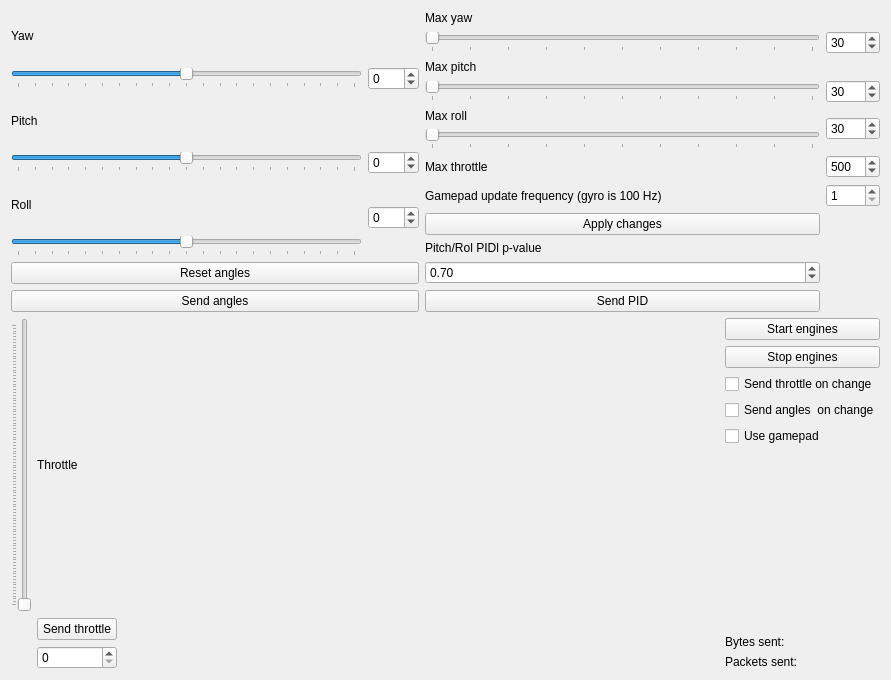
<?xml version="1.0" encoding="UTF-8"?>
<ui version="4.0">
 <class>Form</class>
 <widget class="QWidget" name="Form">
  <property name="geometry">
   <rect>
    <x>0</x>
    <y>0</y>
    <width>891</width>
    <height>680</height>
   </rect>
  </property>
  <property name="windowTitle">
   <string>Form</string>
  </property>
  <layout class="QGridLayout" name="gridLayout_4">
   <item row="3" column="1">
    <layout class="QVBoxLayout" name="verticalLayout">
     <property name="leftMargin">
      <number>300</number>
     </property>
     <item>
      <layout class="QHBoxLayout" name="horizontalLayout_2"/>
     </item>
     <item>
      <widget class="QPushButton" name="start_btn">
       <property name="text">
        <string>Start engines</string>
       </property>
      </widget>
     </item>
     <item>
      <widget class="QPushButton" name="stop_btn">
       <property name="text">
        <string>Stop engines</string>
       </property>
      </widget>
     </item>
     <item>
      <widget class="QCheckBox" name="throttle_sendOnChange_bool">
       <property name="text">
        <string>Send throttle on change</string>
       </property>
      </widget>
     </item>
     <item>
      <widget class="QCheckBox" name="angles_sendOnChange_bool">
       <property name="text">
        <string>Send angles  on change</string>
       </property>
      </widget>
     </item>
     <item>
      <widget class="QCheckBox" name="use_gamepad_bool">
       <property name="text">
        <string>Use gamepad</string>
       </property>
      </widget>
     </item>
     <item>
      <spacer name="verticalSpacer">
       <property name="orientation">
        <enum>Qt::Vertical</enum>
       </property>
       <property name="sizeHint" stdset="0">
        <size>
         <width>20</width>
         <height>40</height>
        </size>
       </property>
      </spacer>
     </item>
     <item>
      <widget class="QLabel" name="data_label">
       <property name="text">
        <string>Bytes sent:</string>
       </property>
      </widget>
     </item>
     <item>
      <widget class="QLabel" name="packet_label">
       <property name="text">
        <string>Packets sent:</string>
       </property>
      </widget>
     </item>
    </layout>
   </item>
   <item row="0" column="0">
    <layout class="QGridLayout" name="gridLayout">
     <item row="1" column="1">
      <widget class="QSpinBox" name="angles_yaw_spinBox">
       <property name="minimum">
        <number>-100</number>
       </property>
       <property name="maximum">
        <number>100</number>
       </property>
      </widget>
     </item>
     <item row="4" column="0">
      <widget class="QLabel" name="roll_label">
       <property name="text">
        <string>Roll</string>
       </property>
      </widget>
     </item>
     <item row="4" column="1" rowspan="2">
      <widget class="QSpinBox" name="angles_roll_spinBox">
       <property name="minimum">
        <number>-100</number>
       </property>
       <property name="maximum">
        <number>100</number>
       </property>
      </widget>
     </item>
     <item row="5" column="0">
      <widget class="QSlider" name="angles_roll_slider">
       <property name="mouseTracking">
        <bool>false</bool>
       </property>
       <property name="minimum">
        <number>-100</number>
       </property>
       <property name="maximum">
        <number>100</number>
       </property>
       <property name="orientation">
        <enum>Qt::Horizontal</enum>
       </property>
       <property name="tickPosition">
        <enum>QSlider::TicksBelow</enum>
       </property>
       <property name="tickInterval">
        <number>10</number>
       </property>
      </widget>
     </item>
     <item row="2" column="0">
      <widget class="QLabel" name="pitch_label">
       <property name="text">
        <string>Pitch</string>
       </property>
      </widget>
     </item>
     <item row="3" column="1">
      <widget class="QSpinBox" name="angles_pitch_spinBox">
       <property name="minimum">
        <number>-100</number>
       </property>
       <property name="maximum">
        <number>100</number>
       </property>
      </widget>
     </item>
     <item row="3" column="0">
      <widget class="QSlider" name="angles_pitch_slider">
       <property name="minimum">
        <number>-100</number>
       </property>
       <property name="maximum">
        <number>100</number>
       </property>
       <property name="orientation">
        <enum>Qt::Horizontal</enum>
       </property>
       <property name="tickPosition">
        <enum>QSlider::TicksBelow</enum>
       </property>
       <property name="tickInterval">
        <number>10</number>
       </property>
      </widget>
     </item>
     <item row="1" column="0">
      <widget class="QSlider" name="angles_yaw_slider">
       <property name="minimum">
        <number>-100</number>
       </property>
       <property name="maximum">
        <number>100</number>
       </property>
       <property name="orientation">
        <enum>Qt::Horizontal</enum>
       </property>
       <property name="tickPosition">
        <enum>QSlider::TicksBelow</enum>
       </property>
       <property name="tickInterval">
        <number>10</number>
       </property>
      </widget>
     </item>
     <item row="0" column="0">
      <widget class="QLabel" name="yaw_label">
       <property name="text">
        <string>Yaw</string>
       </property>
      </widget>
     </item>
    </layout>
   </item>
   <item row="0" column="1" rowspan="2">
    <layout class="QGridLayout" name="gridLayout_3">
     <item row="4" column="1" rowspan="2">
      <widget class="QSpinBox" name="roll_max_spinbox">
       <property name="minimum">
        <number>-100</number>
       </property>
       <property name="maximum">
        <number>100</number>
       </property>
       <property name="value">
        <number>30</number>
       </property>
      </widget>
     </item>
     <item row="4" column="0">
      <widget class="QLabel" name="roll_label_2">
       <property name="text">
        <string>Max roll</string>
       </property>
      </widget>
     </item>
     <item row="3" column="0">
      <widget class="QSlider" name="pitch_max_slider">
       <property name="minimum">
        <number>0</number>
       </property>
       <property name="maximum">
        <number>100</number>
       </property>
       <property name="orientation">
        <enum>Qt::Horizontal</enum>
       </property>
       <property name="tickPosition">
        <enum>QSlider::TicksBelow</enum>
       </property>
       <property name="tickInterval">
        <number>10</number>
       </property>
      </widget>
     </item>
     <item row="0" column="0">
      <widget class="QLabel" name="yaw_label_2">
       <property name="text">
        <string>Max yaw</string>
       </property>
      </widget>
     </item>
     <item row="5" column="0">
      <widget class="QSlider" name="roll_max_slider">
       <property name="mouseTracking">
        <bool>false</bool>
       </property>
       <property name="minimum">
        <number>0</number>
       </property>
       <property name="maximum">
        <number>100</number>
       </property>
       <property name="orientation">
        <enum>Qt::Horizontal</enum>
       </property>
       <property name="tickPosition">
        <enum>QSlider::TicksBelow</enum>
       </property>
       <property name="tickInterval">
        <number>10</number>
       </property>
      </widget>
     </item>
     <item row="1" column="1">
      <widget class="QSpinBox" name="yaw_max_spinbox">
       <property name="minimum">
        <number>0</number>
       </property>
       <property name="maximum">
        <number>100</number>
       </property>
       <property name="value">
        <number>30</number>
       </property>
      </widget>
     </item>
     <item row="3" column="1">
      <widget class="QSpinBox" name="pitch_max_spinbox">
       <property name="minimum">
        <number>-100</number>
       </property>
       <property name="maximum">
        <number>100</number>
       </property>
       <property name="value">
        <number>30</number>
       </property>
      </widget>
     </item>
     <item row="1" column="0">
      <widget class="QSlider" name="yaw_max_slider">
       <property name="minimum">
        <number>0</number>
       </property>
       <property name="maximum">
        <number>100</number>
       </property>
       <property name="orientation">
        <enum>Qt::Horizontal</enum>
       </property>
       <property name="tickPosition">
        <enum>QSlider::TicksBelow</enum>
       </property>
       <property name="tickInterval">
        <number>10</number>
       </property>
      </widget>
     </item>
     <item row="2" column="0">
      <widget class="QLabel" name="pitch_label_2">
       <property name="text">
        <string>Max pitch</string>
       </property>
      </widget>
     </item>
     <item row="6" column="1">
      <widget class="QSpinBox" name="throttle_max_spinBox">
       <property name="maximum">
        <number>2000</number>
       </property>
       <property name="value">
        <number>500</number>
       </property>
      </widget>
     </item>
     <item row="7" column="1">
      <widget class="QSpinBox" name="gamepad_frequency_spinBox">
       <property name="minimum">
        <number>1</number>
       </property>
       <property name="maximum">
        <number>100</number>
       </property>
      </widget>
     </item>
     <item row="8" column="0">
      <widget class="QPushButton" name="max_apply">
       <property name="text">
        <string>Apply changes</string>
       </property>
      </widget>
     </item>
     <item row="6" column="0">
      <widget class="QLabel" name="label">
       <property name="text">
        <string>Max throttle</string>
       </property>
      </widget>
     </item>
     <item row="7" column="0">
      <widget class="QLabel" name="label_2">
       <property name="text">
        <string>Gamepad update frequency (gyro is 100 Hz)</string>
       </property>
      </widget>
     </item>
     <item row="9" column="0">
      <widget class="QLabel" name="label_3">
       <property name="text">
        <string>Pitch/Rol PIDl p-value</string>
       </property>
      </widget>
     </item>
     <item row="10" column="0">
      <widget class="QDoubleSpinBox" name="PID_p">
       <property name="maximum">
        <double>5.000000000000000</double>
       </property>
       <property name="singleStep">
        <double>0.010000000000000</double>
       </property>
       <property name="value">
        <double>0.700000000000000</double>
       </property>
      </widget>
     </item>
     <item row="11" column="0">
      <widget class="QPushButton" name="send_PID">
       <property name="text">
        <string>Send PID</string>
       </property>
      </widget>
     </item>
    </layout>
   </item>
   <item row="1" column="0">
    <layout class="QVBoxLayout" name="verticalLayout_2">
     <item>
      <widget class="QPushButton" name="angles_reset_btn">
       <property name="text">
        <string>Reset angles</string>
       </property>
      </widget>
     </item>
     <item>
      <widget class="QPushButton" name="angles_send_btn">
       <property name="text">
        <string>Send angles</string>
       </property>
      </widget>
     </item>
    </layout>
   </item>
   <item row="3" column="0">
    <layout class="QGridLayout" name="gridLayout_2">
     <item row="2" column="1">
      <widget class="QSpinBox" name="throttle_spinBox">
       <property name="maximum">
        <number>1000</number>
       </property>
      </widget>
     </item>
     <item row="0" column="0">
      <widget class="QSlider" name="throttle_slider">
       <property name="maximum">
        <number>1000</number>
       </property>
       <property name="singleStep">
        <number>10</number>
       </property>
       <property name="pageStep">
        <number>100</number>
       </property>
       <property name="orientation">
        <enum>Qt::Vertical</enum>
       </property>
       <property name="tickPosition">
        <enum>QSlider::TicksAbove</enum>
       </property>
       <property name="tickInterval">
        <number>10</number>
       </property>
      </widget>
     </item>
     <item row="1" column="1">
      <widget class="QPushButton" name="throttle_send_btn">
       <property name="text">
        <string>Send throttle</string>
       </property>
      </widget>
     </item>
     <item row="0" column="1">
      <widget class="QLabel" name="throttle_label">
       <property name="text">
        <string>Throttle</string>
       </property>
      </widget>
     </item>
     <item row="1" column="2">
      <spacer name="horizontalSpacer">
       <property name="orientation">
        <enum>Qt::Horizontal</enum>
       </property>
       <property name="sizeHint" stdset="0">
        <size>
         <width>40</width>
         <height>20</height>
        </size>
       </property>
      </spacer>
     </item>
    </layout>
   </item>
  </layout>
  <zorder></zorder>
  <zorder></zorder>
 </widget>
 <resources/>
 <connections>
  <connection>
   <sender>throttle_slider</sender>
   <signal>valueChanged(int)</signal>
   <receiver>throttle_spinBox</receiver>
   <slot>setValue(int)</slot>
   <hints>
    <hint type="sourcelabel">
     <x>32</x>
     <y>409</y>
    </hint>
    <hint type="destinationlabel">
     <x>117</x>
     <y>856</y>
    </hint>
   </hints>
  </connection>
  <connection>
   <sender>throttle_spinBox</sender>
   <signal>valueChanged(int)</signal>
   <receiver>throttle_slider</receiver>
   <slot>setValue(int)</slot>
   <hints>
    <hint type="sourcelabel">
     <x>117</x>
     <y>856</y>
    </hint>
    <hint type="destinationlabel">
     <x>36</x>
     <y>409</y>
    </hint>
   </hints>
  </connection>
  <connection>
   <sender>angles_roll_spinBox</sender>
   <signal>valueChanged(int)</signal>
   <receiver>angles_roll_slider</receiver>
   <slot>setValue(int)</slot>
   <hints>
    <hint type="sourcelabel">
     <x>512</x>
     <y>146</y>
    </hint>
    <hint type="destinationlabel">
     <x>93</x>
     <y>159</y>
    </hint>
   </hints>
  </connection>
  <connection>
   <sender>angles_roll_slider</sender>
   <signal>valueChanged(int)</signal>
   <receiver>angles_roll_spinBox</receiver>
   <slot>setValue(int)</slot>
   <hints>
    <hint type="sourcelabel">
     <x>93</x>
     <y>159</y>
    </hint>
    <hint type="destinationlabel">
     <x>512</x>
     <y>146</y>
    </hint>
   </hints>
  </connection>
  <connection>
   <sender>angles_pitch_spinBox</sender>
   <signal>valueChanged(int)</signal>
   <receiver>angles_pitch_slider</receiver>
   <slot>setValue(int)</slot>
   <hints>
    <hint type="sourcelabel">
     <x>512</x>
     <y>103</y>
    </hint>
    <hint type="destinationlabel">
     <x>93</x>
     <y>107</y>
    </hint>
   </hints>
  </connection>
  <connection>
   <sender>angles_pitch_slider</sender>
   <signal>valueChanged(int)</signal>
   <receiver>angles_pitch_spinBox</receiver>
   <slot>setValue(int)</slot>
   <hints>
    <hint type="sourcelabel">
     <x>93</x>
     <y>107</y>
    </hint>
    <hint type="destinationlabel">
     <x>512</x>
     <y>103</y>
    </hint>
   </hints>
  </connection>
  <connection>
   <sender>angles_yaw_spinBox</sender>
   <signal>valueChanged(int)</signal>
   <receiver>angles_yaw_slider</receiver>
   <slot>setValue(int)</slot>
   <hints>
    <hint type="sourcelabel">
     <x>512</x>
     <y>51</y>
    </hint>
    <hint type="destinationlabel">
     <x>93</x>
     <y>55</y>
    </hint>
   </hints>
  </connection>
  <connection>
   <sender>angles_yaw_slider</sender>
   <signal>valueChanged(int)</signal>
   <receiver>angles_yaw_spinBox</receiver>
   <slot>setValue(int)</slot>
   <hints>
    <hint type="sourcelabel">
     <x>93</x>
     <y>55</y>
    </hint>
    <hint type="destinationlabel">
     <x>512</x>
     <y>51</y>
    </hint>
   </hints>
  </connection>
  <connection>
   <sender>yaw_max_slider</sender>
   <signal>valueChanged(int)</signal>
   <receiver>yaw_max_spinbox</receiver>
   <slot>setValue(int)</slot>
   <hints>
    <hint type="sourcelabel">
     <x>658</x>
     <y>55</y>
    </hint>
    <hint type="destinationlabel">
     <x>1023</x>
     <y>51</y>
    </hint>
   </hints>
  </connection>
  <connection>
   <sender>pitch_max_slider</sender>
   <signal>valueChanged(int)</signal>
   <receiver>pitch_max_spinbox</receiver>
   <slot>setValue(int)</slot>
   <hints>
    <hint type="sourcelabel">
     <x>968</x>
     <y>107</y>
    </hint>
    <hint type="destinationlabel">
     <x>1023</x>
     <y>103</y>
    </hint>
   </hints>
  </connection>
  <connection>
   <sender>roll_max_slider</sender>
   <signal>valueChanged(int)</signal>
   <receiver>roll_max_spinbox</receiver>
   <slot>setValue(int)</slot>
   <hints>
    <hint type="sourcelabel">
     <x>968</x>
     <y>159</y>
    </hint>
    <hint type="destinationlabel">
     <x>1023</x>
     <y>146</y>
    </hint>
   </hints>
  </connection>
  <connection>
   <sender>yaw_max_spinbox</sender>
   <signal>valueChanged(int)</signal>
   <receiver>yaw_max_slider</receiver>
   <slot>setValue(int)</slot>
   <hints>
    <hint type="sourcelabel">
     <x>1023</x>
     <y>51</y>
    </hint>
    <hint type="destinationlabel">
     <x>968</x>
     <y>55</y>
    </hint>
   </hints>
  </connection>
  <connection>
   <sender>pitch_max_spinbox</sender>
   <signal>valueChanged(int)</signal>
   <receiver>pitch_max_slider</receiver>
   <slot>setValue(int)</slot>
   <hints>
    <hint type="sourcelabel">
     <x>1023</x>
     <y>103</y>
    </hint>
    <hint type="destinationlabel">
     <x>968</x>
     <y>107</y>
    </hint>
   </hints>
  </connection>
  <connection>
   <sender>roll_max_spinbox</sender>
   <signal>valueChanged(int)</signal>
   <receiver>roll_max_slider</receiver>
   <slot>setValue(int)</slot>
   <hints>
    <hint type="sourcelabel">
     <x>1023</x>
     <y>146</y>
    </hint>
    <hint type="destinationlabel">
     <x>968</x>
     <y>159</y>
    </hint>
   </hints>
  </connection>
 </connections>
</ui>
